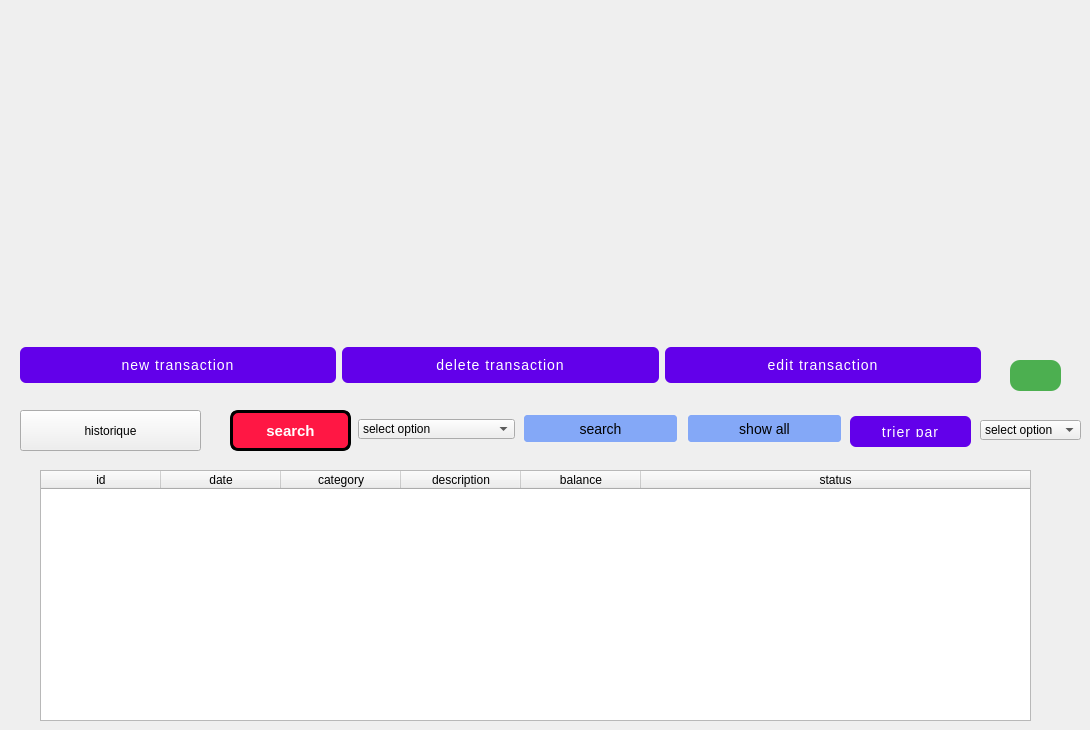
       <widget class="QWidget" name="settings_page">
        <widget class="QTableWidget" name="tableWidget_9">
         <property name="geometry">
          <rect>
           <x>40</x>
           <y>470</y>
           <width>991</width>
           <height>251</height>
          </rect>
         </property>
         <property name="focusPolicy">
          <enum>Qt::NoFocus</enum>
         </property>
         <property name="showGrid">
          <bool>false</bool>
         </property>
         <attribute name="horizontalHeaderMinimumSectionSize">
          <number>50</number>
         </attribute>
         <attribute name="horizontalHeaderDefaultSectionSize">
          <number>120</number>
         </attribute>
         <attribute name="horizontalHeaderStretchLastSection">
          <bool>true</bool>
         </attribute>
         <attribute name="verticalHeaderVisible">
          <bool>false</bool>
         </attribute>
         <column>
          <property name="text">
           <string>id</string>
          </property>
         </column>
         <column>
          <property name="text">
           <string>date</string>
          </property>
         </column>
         <column>
          <property name="text">
           <string>category</string>
          </property>
         </column>
         <column>
          <property name="text">
           <string>description</string>
          </property>
         </column>
         <column>
          <property name="text">
           <string>balance</string>
          </property>
         </column>
         <column>
          <property name="text">
           <string>status</string>
          </property>
         </column>
        </widget>
        <widget class="QPushButton" name="pushButton_65">
         <property name="geometry">
          <rect>
           <x>20</x>
           <y>410</y>
           <width>181</width>
           <height>41</height>
          </rect>
         </property>
         <property name="text">
          <string>historique</string>
         </property>
         <property name="icon">
          <iconset>
           <normaloff>images/11181369.png</normaloff>images/11181369.png</iconset>
         </property>
         <property name="iconSize">
          <size>
           <width>40</width>
           <height>40</height>
          </size>
         </property>
        </widget>
        <widget class="QComboBox" name="comboBox_38">
         <property name="geometry">
          <rect>
           <x>358</x>
           <y>419</y>
           <width>157</width>
           <height>20</height>
          </rect>
         </property>
         <item>
          <property name="text">
           <string>select option</string>
          </property>
         </item>
         <item>
          <property name="text">
           <string>contact</string>
          </property>
         </item>
         <item>
          <property name="text">
           <string>room no</string>
          </property>
         </item>
        </widget>
        <widget class="QPushButton" name="pushButton_66">
         <property name="geometry">
          <rect>
           <x>230</x>
           <y>410</y>
           <width>121</width>
           <height>41</height>
          </rect>
         </property>
         <property name="styleSheet">
          <string notr="true">QPushButton {
    background-color: #ff1744;
    color: white;
    border: 3px solid #000000;
    border-radius: 8px;
    padding: 10px 25px;
    font-size: 15px;
    font-weight: bold;
    box-shadow: 5px 5px 0 #000000;
    transition: box-shadow 0.2s ease, background-color 0.2s ease;
}
QPushButton:hover {
    background-color: #f01440;
    box-shadow: 3px 3px 0 #000000;
}
QPushButton:pressed {
    background-color: #d01235;
    box-shadow: 1px 1px 0 #000000;
}
</string>
         </property>
         <property name="text">
          <string>search</string>
         </property>
        </widget>
        <widget class="QPushButton" name="pushButton_102">
         <property name="geometry">
          <rect>
           <x>850</x>
           <y>416</y>
           <width>121</width>
           <height>31</height>
          </rect>
         </property>
         <property name="styleSheet">
          <string notr="true">QPushButton {
    background-color: #6200ea;
    color: white;
    border-radius: 6px;
    padding: 10px 24px;
    font-size: 14px;
    letter-spacing: 1px;
    text-transform: uppercase;
    transition: background-color 0.3s ease;
}
QPushButton:hover {
    background-color: #3700b3;
}
QPushButton:pressed {
    background-color: #30009c;
}</string>
         </property>
         <property name="text">
          <string>trier par</string>
         </property>
        </widget>
        <widget class="QPushButton" name="pushButton_103">
         <property name="geometry">
          <rect>
           <x>686</x>
           <y>413</y>
           <width>157</width>
           <height>31</height>
          </rect>
         </property>
         <property name="styleSheet">
          <string notr="true">  font-size: 14px;
    padding: 5px 10px;
    border: 2px solid #f0f0f0;
    border-radius: 5px;
    background-color: #84a8f7;</string>
         </property>
         <property name="text">
          <string>show all</string>
         </property>
        </widget>
        <widget class="QComboBox" name="comboBox_39">
         <property name="geometry">
          <rect>
           <x>980</x>
           <y>420</y>
           <width>101</width>
           <height>20</height>
          </rect>
         </property>
         <item>
          <property name="text">
           <string>select option</string>
          </property>
         </item>
         <item>
          <property name="text">
           <string>contact</string>
          </property>
         </item>
         <item>
          <property name="text">
           <string>room no</string>
          </property>
         </item>
        </widget>
        <widget class="QPushButton" name="pushButton_104">
         <property name="geometry">
          <rect>
           <x>1010</x>
           <y>360</y>
           <width>51</width>
           <height>31</height>
          </rect>
         </property>
         <property name="styleSheet">
          <string notr="true">QPushButton {
    background-color: #4CAF50;        /* Green background */
    color: white;                     /* White text */
    border: none;                     /* No border for a clean look */
    border-radius: 10px;              /* Rounded corners */
    padding: 10px 20px;               /* Padding */
    font-size: 16px;                  /* Text size */
    font-weight: bold;                /* Bold text */
    box-shadow: 3px 3px 10px rgba(0, 0, 0, 0.3); /* Shadow effect */
}

QPushButton:hover {
    background-color: #45a049;        /* Darker green on hover */
}

QPushButton:pressed {
    background-color: #3e8e41;        /* Darker green on press */
}

QPushButton:disabled {
    background-color: #cccccc;        /* Gray background when disabled */
    color: #666666;                   /* Gray text when disabled */
}
</string>
         </property>
         <property name="text">
          <string/>
         </property>
         <property name="icon">
          <iconset>
           <normaloff>m/pngtree-vector-pie-chart-icon-png-image_4894574.jpg</normaloff>m/pngtree-vector-pie-chart-icon-png-image_4894574.jpg</iconset>
         </property>
         <property name="iconSize">
          <size>
           <width>50</width>
           <height>50</height>
          </size>
         </property>
        </widget>
        <widget class="QPushButton" name="pushButton_105">
         <property name="geometry">
          <rect>
           <x>522</x>
           <y>413</y>
           <width>157</width>
           <height>31</height>
          </rect>
         </property>
         <property name="styleSheet">
          <string notr="true">  font-size: 14px;
    padding: 5px 10px;
    border: 2px solid #f0f0f0;
    border-radius: 5px;
    background-color: #84a8f7;</string>
         </property>
         <property name="text">
          <string>search</string>
         </property>
        </widget>
        <widget class="QWidget" name="layoutWidget_6">
         <property name="geometry">
          <rect>
           <x>20</x>
           <y>330</y>
           <width>961</width>
           <height>71</height>
          </rect>
         </property>
         <layout class="QHBoxLayout" name="horizontalLayout_24">
          <item>
           <widget class="QPushButton" name="pushButton_62">
            <property name="styleSheet">
             <string notr="true">QPushButton {
    background-color: #6200ea;
    color: white;
    border-radius: 6px;
    padding: 10px 24px;
    font-size: 14px;
    letter-spacing: 1px;
    text-transform: uppercase;
    transition: background-color 0.3s ease;
}
QPushButton:hover {
    background-color: #3700b3;
}
QPushButton:pressed {
    background-color: #30009c;
}
</string>
            </property>
            <property name="text">
             <string>new transaction</string>
            </property>
           </widget>
          </item>
          <item>
           <widget class="QPushButton" name="pushButton_63">
            <property name="styleSheet">
             <string notr="true">QPushButton {
    background-color: #6200ea;
    color: white;
    border-radius: 6px;
    padding: 10px 24px;
    font-size: 14px;
    letter-spacing: 1px;
    text-transform: uppercase;
    transition: background-color 0.3s ease;
}
QPushButton:hover {
    background-color: #3700b3;
}
QPushButton:pressed {
    background-color: #30009c;
}
</string>
            </property>
            <property name="text">
             <string>delete transaction</string>
            </property>
           </widget>
          </item>
          <item>
           <widget class="QPushButton" name="pushButton_64">
            <property name="styleSheet">
             <string notr="true">QPushButton {
    background-color: #6200ea;
    color: white;
    border-radius: 6px;
    padding: 10px 24px;
    font-size: 14px;
    letter-spacing: 1px;
    text-transform: uppercase;
    transition: background-color 0.3s ease;
}
QPushButton:hover {
    background-color: #3700b3;
}
QPushButton:pressed {
    background-color: #30009c;
}
</string>
            </property>
            <property name="text">
             <string>edit transaction</string>
            </property>
           </widget>
          </item>
         </layout>
        </widget>
        <widget class="QWidget" name="layoutWidget_7">
         <property name="geometry">
          <rect>
           <x>-10</x>
           <y>20</y>
           <width>981</width>
           <height>291</height>
          </rect>
         </property>
         <layout class="QHBoxLayout" name="horizontalLayout_25">
          <property name="spacing">
           <number>80</number>
          </property>
          <item>
           <layout class="QVBoxLayout" name="verticalLayout_8">
            <item>
             <widget class="QLabel" name="label_66">
              <property name="styleSheet">
               <string notr="true">background-color: rgb(241, 169, 255);</string>
              </property>
              <property name="text">
               <string>current balance</string>
              </property>
             </widget>
            </item>
            <item>
             <widget class="QLabel" name="label_67">
              <property name="styleSheet">
               <string notr="true">background-color: rgb(241, 169, 255);</string>
              </property>
              <property name="text">
               <string>$1200</string>
              </property>
             </widget>
            </item>
            <item>
             <layout class="QHBoxLayout" name="horizontalLayout_18">
              <item>
               <widget class="QLabel" name="label_72">
                <property name="maximumSize">
                 <size>
                  <width>50</width>
                  <height>50</height>
                 </size>
                </property>
                <property name="styleSheet">
                 <string notr="true">background-color: rgb(241, 169, 255);</string>
                </property>
                <property name="text">
                 <string/>
                </property>
                <property name="pixmap">
                 <pixmap>images/images (4).png</pixmap>
                </property>
                <property name="scaledContents">
                 <bool>true</bool>
                </property>
               </widget>
              </item>
              <item>
               <widget class="QLabel" name="label_69">
                <property name="styleSheet">
                 <string notr="true">background-color: rgb(241, 169, 255);</string>
                </property>
                <property name="text">
                 <string>income</string>
                </property>
                <property name="alignment">
                 <set>Qt::AlignCenter</set>
                </property>
               </widget>
              </item>
             </layout>
            </item>
            <item>
             <widget class="QLabel" name="label_70">
              <property name="styleSheet">
               <string notr="true">background-color: rgb(241, 169, 255);</string>
              </property>
              <property name="text">
               <string>$1200</string>
              </property>
             </widget>
            </item>
            <item>
             <layout class="QHBoxLayout" name="horizontalLayout_19">
              <item>
               <widget class="QLabel" name="label_71">
                <property name="maximumSize">
                 <size>
                  <width>50</width>
                  <height>50</height>
                 </size>
                </property>
                <property name="styleSheet">
                 <string notr="true">background-color: rgb(241, 169, 255);</string>
                </property>
                <property name="text">
                 <string/>
                </property>
                <property name="pixmap">
                 <pixmap>images/images (3).png</pixmap>
                </property>
                <property name="scaledContents">
                 <bool>true</bool>
                </property>
               </widget>
              </item>
              <item>
               <widget class="QLabel" name="label_65">
                <property name="styleSheet">
                 <string notr="true">background-color: rgb(241, 169, 255);</string>
                </property>
                <property name="text">
                 <string>outcome</string>
                </property>
                <property name="alignment">
                 <set>Qt::AlignCenter</set>
                </property>
               </widget>
              </item>
             </layout>
            </item>
            <item>
             <widget class="QLabel" name="label_68">
              <property name="styleSheet">
               <string notr="true">background-color: rgb(241, 169, 255);</string>
              </property>
              <property name="text">
               <string>$1200</string>
              </property>
             </widget>
            </item>
           </layout>
          </item>
          <item>
           <layout class="QVBoxLayout" name="verticalLayout_9">
            <item>
             <widget class="QLabel" name="label_85">
              <property name="styleSheet">
               <string notr="true">background-color: rgb(241, 169, 255);</string>
              </property>
              <property name="text">
               <string>expense categories </string>
              </property>
             </widget>
            </item>
            <item>
             <layout class="QHBoxLayout" name="horizontalLayout_20">
              <item>
               <widget class="QLabel" name="label_73">
                <property name="maximumSize">
                 <size>
                  <width>50</width>
                  <height>50</height>
                 </size>
                </property>
                <property name="styleSheet">
                 <string notr="true">background-color: rgb(241, 169, 255);</string>
                </property>
                <property name="text">
                 <string/>
                </property>
                <property name="pixmap">
                 <pixmap>images/shopping_cart_24dp_5F6368_FILL0_wght400_GRAD0_opsz24.png</pixmap>
                </property>
                <property name="scaledContents">
                 <bool>true</bool>
                </property>
               </widget>
              </item>
              <item>
               <widget class="QLabel" name="label_74">
                <property name="styleSheet">
                 <string notr="true">background-color: rgb(241, 169, 255);</string>
                </property>
                <property name="text">
                 <string>groceries</string>
                </property>
               </widget>
              </item>
              <item>
               <widget class="QLabel" name="label_82">
                <property name="styleSheet">
                 <string notr="true">background-color: rgb(241, 169, 255);</string>
                </property>
                <property name="text">
                 <string>$1000</string>
                </property>
               </widget>
              </item>
             </layout>
            </item>
            <item>
             <layout class="QHBoxLayout" name="horizontalLayout_21">
              <item>
               <widget class="QLabel" name="label_75">
                <property name="maximumSize">
                 <size>
                  <width>50</width>
                  <height>50</height>
                 </size>
                </property>
                <property name="styleSheet">
                 <string notr="true">background-color: rgb(241, 169, 255);</string>
                </property>
                <property name="text">
                 <string/>
                </property>
                <property name="pixmap">
                 <pixmap>images/sports_esports_24dp_5F6368_FILL0_wght400_GRAD0_opsz24.png</pixmap>
                </property>
                <property name="scaledContents">
                 <bool>true</bool>
                </property>
               </widget>
              </item>
              <item>
               <widget class="QLabel" name="label_76">
                <property name="styleSheet">
                 <string notr="true">background-color: rgb(241, 169, 255);</string>
                </property>
                <property name="text">
                 <string>entertainment</string>
                </property>
               </widget>
              </item>
              <item>
               <widget class="QLabel" name="label_78">
                <property name="styleSheet">
                 <string notr="true">background-color: rgb(241, 169, 255);</string>
                </property>
                <property name="text">
                 <string>$1000</string>
                </property>
               </widget>
              </item>
             </layout>
            </item>
            <item>
             <layout class="QHBoxLayout" name="horizontalLayout_22">
              <item>
               <widget class="QLabel" name="label_77">
                <property name="maximumSize">
                 <size>
                  <width>50</width>
                  <height>50</height>
                 </size>
                </property>
                <property name="styleSheet">
                 <string notr="true">background-color: rgb(241, 169, 255);</string>
                </property>
                <property name="text">
                 <string/>
                </property>
                <property name="pixmap">
                 <pixmap>images/construction_24dp_5F6368_FILL0_wght400_GRAD0_opsz24.png</pixmap>
                </property>
                <property name="scaledContents">
                 <bool>true</bool>
                </property>
               </widget>
              </item>
              <item>
               <widget class="QLabel" name="label_79">
                <property name="styleSheet">
                 <string notr="true">background-color: rgb(241, 169, 255);</string>
                </property>
                <property name="text">
                 <string>auto</string>
                </property>
               </widget>
              </item>
              <item>
               <widget class="QLabel" name="label_80">
                <property name="styleSheet">
                 <string notr="true">background-color: rgb(241, 169, 255);</string>
                </property>
                <property name="text">
                 <string>$1000</string>
                </property>
               </widget>
              </item>
             </layout>
            </item>
            <item>
             <layout class="QHBoxLayout" name="horizontalLayout_23">
              <item>
               <widget class="QLabel" name="label_81">
                <property name="styleSheet">
                 <string notr="true">background-color: rgb(241, 169, 255);</string>
                </property>
                <property name="text">
                 <string/>
                </property>
               </widget>
              </item>
              <item>
               <widget class="QLabel" name="label_83">
                <property name="styleSheet">
                 <string notr="true">background-color: rgb(241, 169, 255);</string>
                </property>
                <property name="text">
                 <string>other</string>
                </property>
               </widget>
              </item>
              <item>
               <widget class="QLabel" name="label_84">
                <property name="styleSheet">
                 <string notr="true">background-color: rgb(241, 169, 255);</string>
                </property>
                <property name="text">
                 <string>$1000</string>
                </property>
               </widget>
              </item>
             </layout>
            </item>
           </layout>
          </item>
         </layout>
        </widget>
       </widget>
